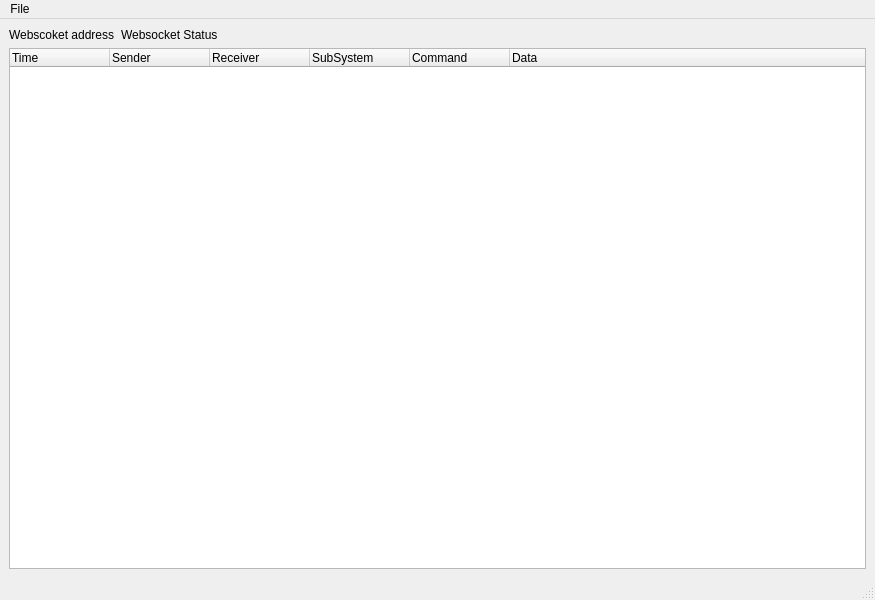
<?xml version="1.0" encoding="UTF-8"?>
<ui version="4.0">
 <class>MainWindow</class>
 <widget class="QMainWindow" name="MainWindow">
  <property name="geometry">
   <rect>
    <x>0</x>
    <y>0</y>
    <width>875</width>
    <height>600</height>
   </rect>
  </property>
  <property name="windowTitle">
   <string>RTLS Agent</string>
  </property>
  <property name="windowIcon">
   <iconset resource="rtls_agent.qrc">
    <normaloff>:/main/ti.png</normaloff>:/main/ti.png</iconset>
  </property>
  <widget class="QWidget" name="centralwidget">
   <layout class="QVBoxLayout" name="verticalLayout">
    <item>
     <layout class="QHBoxLayout" name="horizontalLayout">
      <item>
       <widget class="QLabel" name="lblWebsocket">
        <property name="sizePolicy">
         <sizepolicy hsizetype="Preferred" vsizetype="Preferred">
          <horstretch>0</horstretch>
          <verstretch>0</verstretch>
         </sizepolicy>
        </property>
        <property name="text">
         <string>Webscoket address</string>
        </property>
       </widget>
      </item>
      <item>
       <widget class="QLabel" name="lblWebsocketStatus">
        <property name="sizePolicy">
         <sizepolicy hsizetype="Expanding" vsizetype="Preferred">
          <horstretch>0</horstretch>
          <verstretch>0</verstretch>
         </sizepolicy>
        </property>
        <property name="text">
         <string>Websocket Status</string>
        </property>
       </widget>
      </item>
     </layout>
    </item>
    <item>
     <widget class="QTreeWidget" name="viewLog">
      <property name="indentation">
       <number>0</number>
      </property>
      <property name="uniformRowHeights">
       <bool>true</bool>
      </property>
      <property name="itemsExpandable">
       <bool>false</bool>
      </property>
      <property name="expandsOnDoubleClick">
       <bool>true</bool>
      </property>
      <property name="columnCount">
       <number>6</number>
      </property>
      <column>
       <property name="text">
        <string>Time</string>
       </property>
      </column>
      <column>
       <property name="text">
        <string>Sender</string>
       </property>
      </column>
      <column>
       <property name="text">
        <string>Receiver</string>
       </property>
      </column>
      <column>
       <property name="text">
        <string>SubSystem</string>
       </property>
      </column>
      <column>
       <property name="text">
        <string>Command</string>
       </property>
      </column>
      <column>
       <property name="text">
        <string>Data</string>
       </property>
      </column>
     </widget>
    </item>
   </layout>
  </widget>
  <widget class="QMenuBar" name="menubar">
   <property name="geometry">
    <rect>
     <x>0</x>
     <y>0</y>
     <width>875</width>
     <height>21</height>
    </rect>
   </property>
   <widget class="QMenu" name="menuFile">
    <property name="title">
     <string>File</string>
    </property>
    <addaction name="actionExit"/>
   </widget>
   <addaction name="menuFile"/>
  </widget>
  <widget class="QStatusBar" name="statusbar"/>
  <action name="actionExit">
   <property name="text">
    <string>Exit</string>
   </property>
   <property name="shortcut">
    <string>Alt+X</string>
   </property>
  </action>
 </widget>
 <resources>
  <include location="rtls_agent.qrc"/>
 </resources>
 <connections>
  <connection>
   <sender>actionExit</sender>
   <signal>triggered()</signal>
   <receiver>MainWindow</receiver>
   <slot>close()</slot>
   <hints>
    <hint type="sourcelabel">
     <x>-1</x>
     <y>-1</y>
    </hint>
    <hint type="destinationlabel">
     <x>437</x>
     <y>299</y>
    </hint>
   </hints>
  </connection>
 </connections>
</ui>
